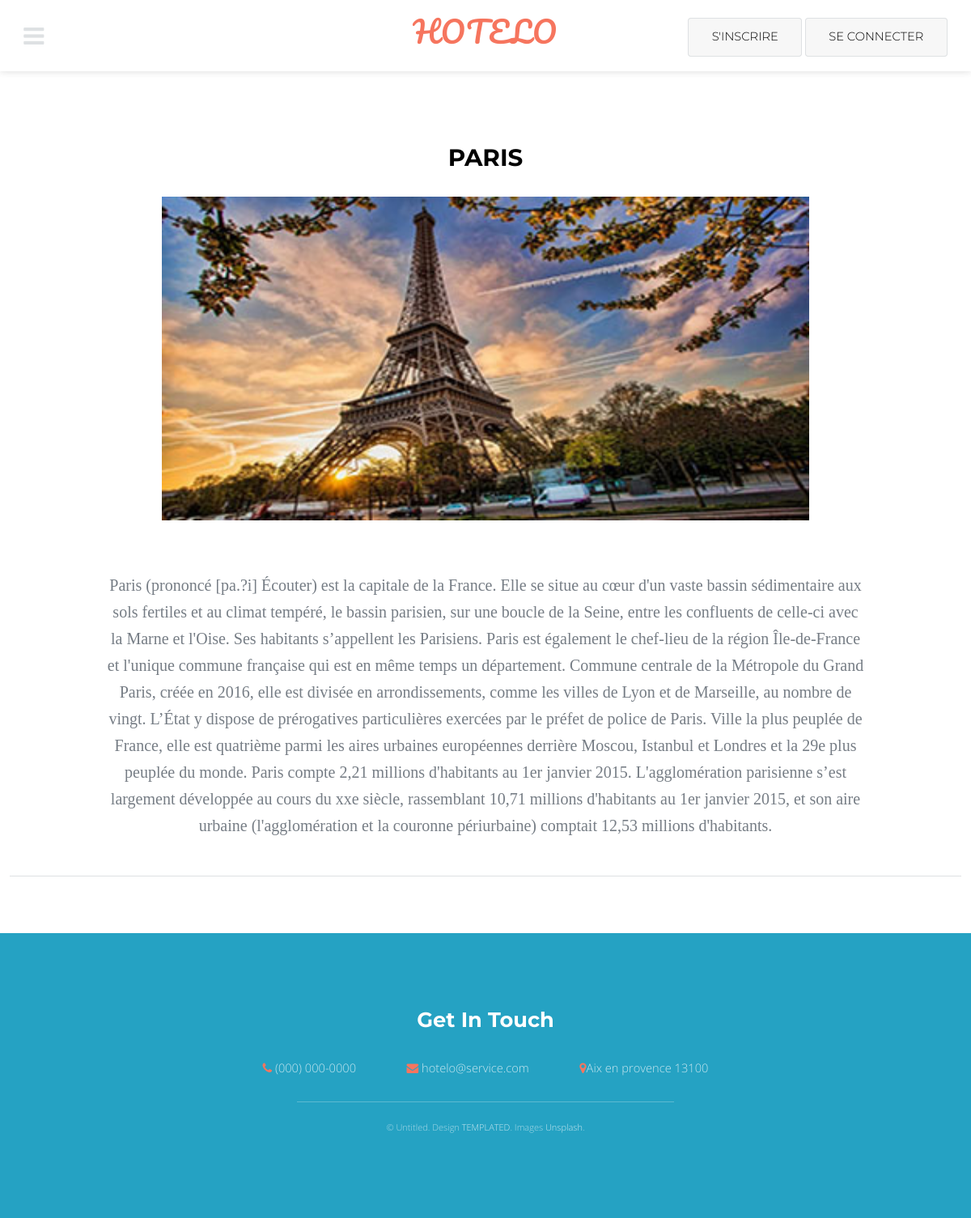
The page /afficher_actualite.php?id=1 on the database its author committed.
### tables this page shows
CREATE TABLE `actualite` (
  `id` int(11) NOT NULL,
  `titre` varchar(255) NOT NULL,
  `texte` text NOT NULL,
  `image` varchar(255) NOT NULL
);

### afficher_actualite.php (the view, shortened to what this page needs)
<!DOCTYPE HTML>
<html>
	<head>
		<link rel="stylesheet" href="assets/css/main.css" />
		<link rel="stylesheet" href="assets/css/style.css" />
	</head>
	<body class="subpage">
			<section id="main" class="wrapper" >
				<div class="inner">
					<?php
						$dbb=new PDO('mysql:host=localhost;dbname=hotelo','root','');
						$reponse = $dbb->query("SELECT * FROM actualite where id =". $_GET['id']);
						while ($donne=$reponse->fetch())
							{
								$titre=$donne['titre'];
								$texte=$donne['texte'];
								$image=$donne['image'];
					?>
					<center>
					<header class="align-center">
						<h1><?php echo $titre; ?></h1>
					</header>
						<div class="chambre" >
							<img width="800" height="400" src="<?php echo "admin/pages/".$image;?>"/>
						<div class="detailChambre" style="width:1000px;">
						<br>
							<p style="font-size:20px;"><?php echo $texte; ?></p>
							</center>
						</div>
						<hr color="black">
					<?php
							}
				?>
			</section>
			<footer id="footer">
				<div class="inner">
					<h2>Get In Touch</h2>
					<ul class="actions">
						<li><span class="icon fa-phone"></span> <a href="#">(000) 000-0000</a></li>
						<li><span class="icon fa-envelope"></span> <a href="#">hotelo@service.com</a></li>
						<li><span class="icon fa-map-marker"></span>Aix en provence 13100</li>
					</ul>
				</div>
				<div class="copyright">
					&copy; Untitled. Design <a href="https://templated.co">TEMPLATED</a>. Images <a href="https://unsplash.com">Unsplash</a>.
				</div>
			</footer>
	</body>
</html>

### assets/css/style.css (style rules this page uses)
.chambre { font-family: cambria; }
.detailChambre { display: inline-block; width:56%; padding: 3%; }
.detailChambre * { margin: 0px; }
hr { margin: 1%; }

### rows shown on the page
actualite: titre "PARIS", image (picture), texte "Paris (prononcé [pa.?i] Écouter) est la capitale de la France. Elle se situe au cœur d'un vaste bassin sédimentaire aux sols fertiles et au climat tempéré, le bassin parisien, sur une boucle de la Seine, entre les confluents de celle-ci avec la Marne et l'Oise. Ses habitants s’appellent les Parisiens. Paris est également le chef-lieu de la région Île-de-France et l'unique commune française qui est en même temps un département. Commune centrale de la Métropole du Grand Paris, créée en 2016, elle est divisée en arrondissements, comme les villes de Lyon et de Marseille, au nombre de vingt. L’État y dispose de prérogatives particulières exercées par le préfet de police de Paris. Ville la plus…"
